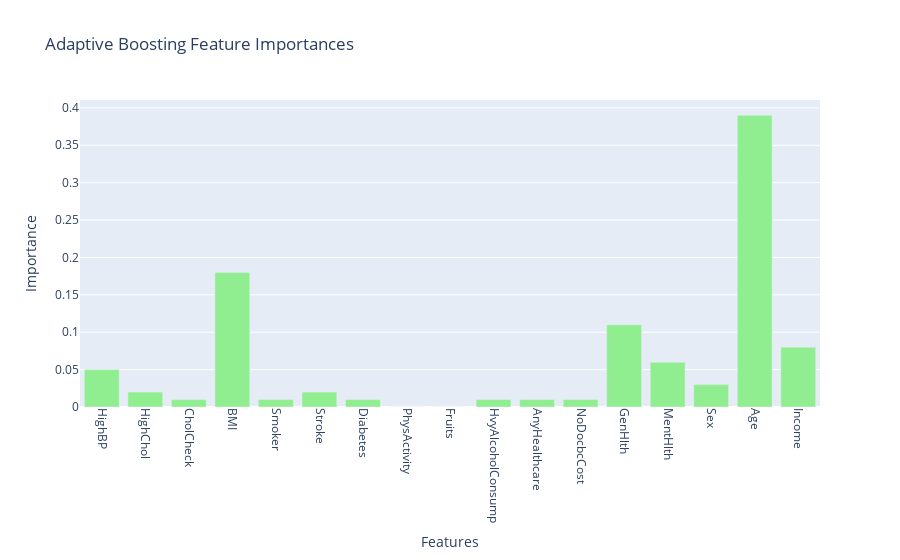

Notebook source saved alongside this figure:
### Code cell
# Adaptive Boosting

feature_importances_ab = ab.feature_importances_
fig_ab = go.Figure(data=go.Bar(
    x=x_train_norm_df.columns,
    y=feature_importances_ab,
    marker_color='lightgreen'
))
fig_ab.update_layout(
    title='Adaptive Boosting Feature Importances',
    xaxis_title='Features',
    yaxis_title='Importance',
    xaxis_tickangle=90
)

fig_ab.show()

### Figure 1 — Plotly figure (JSON) as saved in the notebook; plotly's stock layout.template omitted (floating-point values rounded to 4 significant figures)
{"data": [{"marker": {"color": "lightgreen"}, "type": "bar", "x": ["HighBP", "HighChol", "CholCheck", "BMI", "Smoker", "Stroke", "Diabetes", "PhysActivity", "Fruits", "HvyAlcoholConsump", "AnyHealthcare", "NoDocbcCost", "GenHlth", "MentHlth", "Sex", "Age", "Income"], "y": [0.05, 0.02, 0.01, 0.18, 0.01, 0.02, 0.01, 0, 0, 0.01, 0.01, 0.01, 0.11, 0.06, 0.03, 0.39, 0.08]}], "layout": {"autosize": true, "title": {"text": "Adaptive Boosting Feature Importances"}, "xaxis": {"autorange": true, "range": [-0.5, 16.5], "tickangle": 90, "title": {"text": "Features"}, "type": "category"}, "yaxis": {"autorange": true, "range": [0, 0.4105], "title": {"text": "Importance"}, "type": "linear"}}}
